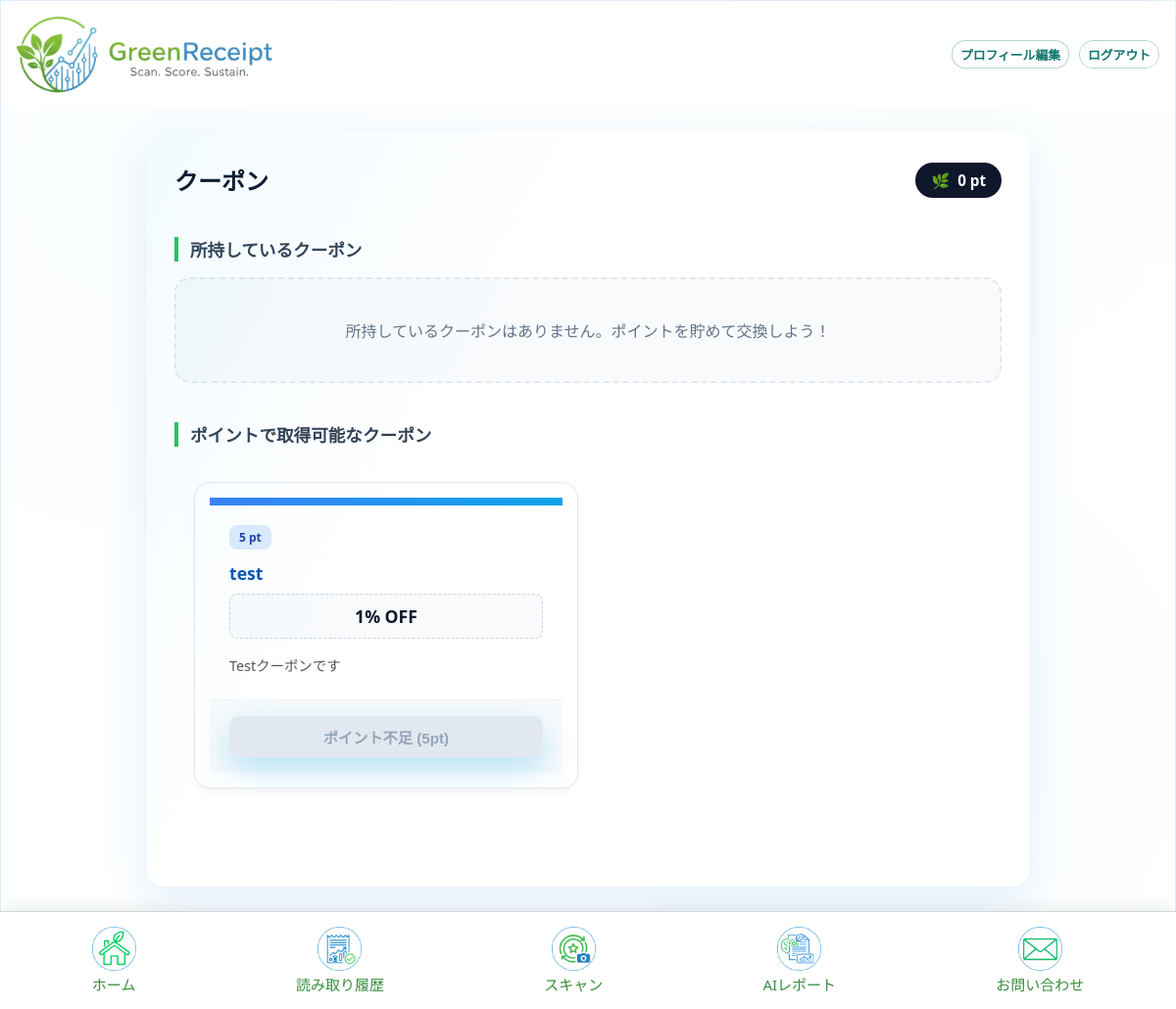
The app's page /coupons/ (signed in) with its own data.
### core/models.py (models this page shows, shortened)
class Coupon(models.Model):
    TYPE_CHOICES = [
        ('percentage', '割引率'),
        ('absolute', '固定額'),
    ]
    title = models.CharField(max_length=64, verbose_name='タイトル')
    description = models.CharField(max_length=64, verbose_name='詳細')
    requirement = models.CharField(max_length=255, blank=True, verbose_name='利用条件')
    type = models.CharField(max_length=64, verbose_name='タイプ', choices=TYPE_CHOICES)
    discount_value = models.DecimalField(
        max_digits=12, decimal_places=2, verbose_name='割引量')
    available_stores = models.ManyToManyField(
        Store, verbose_name='利用可能店舗', blank=True)
    required_points = models.IntegerField(default=0, verbose_name='必要ポイント数')
    STATUS_CHOICES = [
        ('pending', '申請中'),
        ('approved', '承認済み'),
        ('rejected', '却下'),
        ('deletion_requested', '削除申請中'),
    ]
    status = models.CharField(
        max_length=20, choices=STATUS_CHOICES, default='approved', verbose_name='ステータス')
    store = models.ForeignKey(
        Store, on_delete=models.CASCADE, null=True, blank=True, related_name='created_coupons', verbose_name='作成店舗')
    remarks = models.TextField(blank=True, verbose_name='備考')
    rejection_reason = models.TextField(blank=True, verbose_name='却下理由')
    updated_at = models.DateTimeField(auto_now=True, verbose_name='更新日時')
    @property
    def discount_amount(self):
        if self.type == 'absolute':
            return int(self.discount_value)
        return None
    @property
    def discount_rate(self):
        if self.type == 'percentage':
            return int(self.discount_value)
        return None
    class Meta:
        verbose_name = 'クーポン'
        verbose_name_plural = 'クーポン'

### core/views.py (the view)
# urls.py: path("coupons/", views.coupon_list, name="coupon_list"),
@login_required
def coupon_list(request):
    owned_coupons = request.user.current_coupons.all()
    used_coupon_ids = CouponUsage.objects.filter(user=request.user).values_list('coupon_id', flat=True)
    involved_coupon_ids = list(owned_coupons.values_list('id', flat=True)) + list(used_coupon_ids)
    acquired_point_thresholds = Coupon.objects.filter(
        id__in=involved_coupon_ids
    ).values_list('required_points', flat=True).distinct()
    available_coupons = Coupon.objects.filter(status='approved').exclude(
        id__in=involved_coupon_ids
    ).exclude(
        required_points__in=acquired_point_thresholds
    ).order_by('required_points')
    used_coupons = Coupon.objects.filter(id__in=used_coupon_ids)
    context = {
        'coupons': owned_coupons,
        'available_coupons': available_coupons,
        'used_coupons': used_coupons,
        'user_points': request.user.current_points
    }
    return render(request, "core/coupon_list.html", context)

### core/templates/core/coupon_list.html (shortened to what this page needs)
{% extends 'core/base.html' %}
{% load static %}
{% block content %}
<div class="coupon-page">
  <div class="page-header">
    <h1 class="page-title">クーポン</h1>
    <div class="points-balance">
      <span>🌿</span> {{ user_points }} pt
    </div>
  </div>
  <h2 class="section-title">所持しているクーポン</h2>
  {% if coupons %}
    <div class="coupon-grid">
      {% for coupon in coupons %}
        <div class="coupon-card owned-trigger"
             data-id="{{ coupon.id }}"
             data-title="{{ coupon.title }}"
             data-description="{{ coupon.description }}"
             data-discount="{% if coupon.discount_amount %}{{ coupon.discount_amount }}円引き{% else %}{{ coupon.discount_rate }}% OFF{% endif %}"
             data-requirement="{{ coupon.requirement }}"
             data-stores="{% for store in coupon.available_stores.all %}{{ store.store_name }}{% if not forloop.last %}, {% endif %}{% endfor %}"
             data-store-ids="{% for store in coupon.available_stores.all %}{{ store.store_id }}:{{ store.store_name }}{% if not forloop.last %},{% endif %}{% endfor %}">
          <div class="card-top"></div>
          <div class="card-body">
            <span class="coupon-badge badge-owned">所持中</span>
            <h3 class="coupon-title">{{ coupon.title }}</h3>
            <div class="coupon-benefit">
               {% if coupon.discount_amount %}{{ coupon.discount_amount }}円引き{% else %}{{ coupon.discount_rate }}% OFF{% endif %}
            </div>
            <p class="coupon-desc">{{ coupon.description|truncatechars:40 }}</p>
          </div>
          <div class="card-footer">
            <button class="action-btn btn-use">使う</button>
          </div>
        </div>
      {% endfor %}
    </div>
  {% else %}
    <div class="empty-box">
      所持しているクーポンはありません。ポイントを貯めて交換しよう！
    </div>
  {% endif %}
  <h2 class="section-title">ポイントで取得可能なクーポン</h2>
  {% if available_coupons %}
    <div class="coupon-grid">
      {% for coupon in available_coupons %}
        <div class="coupon-card">
          <div class="card-top exchange"></div>
          <div class="card-body">
            <span class="coupon-badge badge-exchange">{{ coupon.required_points }} pt</span>
            <h3 class="coupon-title">{{ coupon.title }}</h3>
            <div class="coupon-benefit">
               {% if coupon.discount_amount %}{{ coupon.discount_amount }}円引き{% else %}{{ coupon.discount_rate }}% OFF{% endif %}
            </div>
            <p class="coupon-desc">{{ coupon.description|truncatechars:40 }}</p>
          </div>
          <div class="card-footer">
            {% if user_points >= coupon.required_points %}
              <button class="action-btn btn-acquire acquire-coupon-btn" data-id="{{ coupon.id }}" data-points="{{ coupon.required_points }}">
                交換する
              </button>
            {% else %}
              <button class="action-btn btn-disabled" disabled>ポイント不足 ({{ coupon.required_points }}pt)</button>
            {% endif %}
          </div>
        </div>
      {% endfor %}
    </div>
  {% else %}
    <div class="empty-box">
      現在交換可能なクーポンはありません。
    </div>
  {% endif %}
</div>
{% endblock %}

### core/static/css/style.css (style rules this page uses)
:root { --bg-1: #f3f9ff; --bg-2: #f2fff8; --panel: rgba(255, 255, 255, 0.9); --panel-strong: rgba(255, 255, 255, 0.96); --border: rgba(9, 109, 217, 0.12); --shadow: 0 14px 48px rgba(9, 109, 217, 0.12); --shadow-strong: 0 22px 60px rgba(9, 109, 217, 0.18); --text: #0f172a; --muted: #475569; --accent: #79ca69; --accent-2: #0f766e; --success: #22c55e; --danger: #ef4444; --radius-lg: 18px; --radius-md: 12px; --radius-sm: 10px; }
* { box-sizing: border-box; margin: 0; padding: 0; }
html, body { height: 100%; width: 100%; overflow-x: hidden; }
body { font-family: "Poppins", "Segoe UI", "\u30E1\u30A4\u30EA\u30AA", "Hiragino Kaku Gothic ProN", sans-serif; text-align: center; min-height: 100vh; margin: 0; padding-top: 0; color: var(--text); background: radial-gradient(circle at 12% 18%, rgba(14, 165, 233, 0.16), transparent 32%), radial-gradient(circle at 80% 8%, rgba(34, 197, 94, 0.12), transparent 28%), radial-gradient(circle at 76% 72%, rgba(14, 165, 233, 0.12), transparent 32%), linear-gradient(135deg, var(--bg-1), var(--bg-2)); -webkit-font-smoothing: antialiased; -moz-osx-font-smoothing: grayscale; }
button, .btn { display: inline-block; background: linear-gradient(135deg, var(--accent), #8bdefe); color: #fff; border: none; border-radius: 14px; font-weight: 700; cursor: pointer; transition: transform 0.25s ease, box-shadow 0.25s ease, filter 0.2s ease; font-size: 1rem; box-shadow: 0 12px 32px rgba(14, 165, 233, 0.28); }
button { padding: 8px 40px; }
:root { --nav-h: 100px; }
main p { font-size: 15px; color: var(--muted); font-weight: 500; }
.coupon-page, .coupon-detail { background: var(--panel-strong); border-radius: 18px; padding: 32px 28px; margin: 20px; box-shadow: var(--shadow); text-align: left; animation: scaleIn 0.6s ease-out; position: relative; overflow: hidden; }
.coupon-page::after, .coupon-detail::after { content: ""; position: absolute; inset: 0; background: linear-gradient(120deg, rgba(14, 165, 233, 0.05), transparent 36%); pointer-events: none; }
.coupon-grid { display: grid; grid-template-columns: repeat(auto-fill, minmax(280px, 1fr)); gap: 20px; padding: 20px; }
.coupon-card { background-color: #fff; border: 1px solid #ddd; border-radius: 8px; padding: 15px; cursor: pointer; transition: box-shadow 0.3s ease, filter 0.3s ease, opacity 0.3s ease; display: flex; flex-direction: column; justify-content: space-between; position: relative; }
.coupon-card h3 { margin-top: 0; color: #0056b3; }
.coupon-card p { color: #555; font-size: 0.9em; margin-bottom: 5px; }

### records on screen
Coupon: required_points "5", title "test", discount_rate "1", description "Testクーポンです"

### other values on screen
{{ user_points }} "0"
